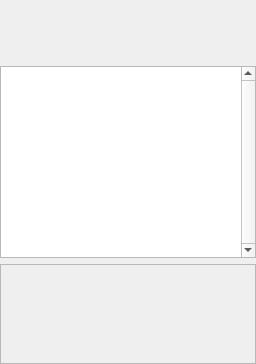
<?xml version="1.0" encoding="UTF-8"?>
<ui version="4.0">
 <class>CStatusMessagesDetail</class>
 <widget class="QFrame" name="CStatusMessagesDetail">
  <property name="windowTitle">
   <string>Status messages plus details</string>
  </property>
  <layout class="QVBoxLayout" name="vl_StatusMessages">
   <property name="leftMargin">
    <number>0</number>
   </property>
   <property name="topMargin">
    <number>0</number>
   </property>
   <property name="rightMargin">
    <number>0</number>
   </property>
   <property name="bottomMargin">
    <number>0</number>
   </property>
   <item>
    <widget class="swift::gui::filters::CStatusMessageFilterBar" name="filter_LogMessages">
     <property name="minimumSize">
      <size>
       <width>0</width>
       <height>60</height>
      </size>
     </property>
    </widget>
   </item>
   <item>
    <widget class="swift::gui::views::CStatusMessageView" name="tvp_StatusMessages">
     <property name="whatsThis">
      <string>Status message log view</string>
     </property>
     <property name="verticalScrollBarPolicy">
      <enum>Qt::ScrollBarAlwaysOn</enum>
     </property>
     <property name="selectionMode">
      <enum>QAbstractItemView::SingleSelection</enum>
     </property>
     <property name="selectionBehavior">
      <enum>QAbstractItemView::SelectRows</enum>
     </property>
     <attribute name="verticalHeaderVisible">
      <bool>false</bool>
     </attribute>
    </widget>
   </item>
   <item>
    <widget class="swift::gui::components::CStatusMessageForm" name="form_StatusMessage">
     <property name="sizePolicy">
      <sizepolicy hsizetype="Preferred" vsizetype="Fixed">
       <horstretch>0</horstretch>
       <verstretch>0</verstretch>
      </sizepolicy>
     </property>
     <property name="minimumSize">
      <size>
       <width>0</width>
       <height>100</height>
      </size>
     </property>
     <property name="maximumSize">
      <size>
       <width>16777215</width>
       <height>100</height>
      </size>
     </property>
     <property name="frameShape">
      <enum>QFrame::StyledPanel</enum>
     </property>
     <property name="frameShadow">
      <enum>QFrame::Raised</enum>
     </property>
    </widget>
   </item>
  </layout>
 </widget>
 <customwidgets>
  <customwidget>
   <class>swift::gui::views::CStatusMessageView</class>
   <extends>QTableView</extends>
   <header>gui/views/statusmessageview.h</header>
  </customwidget>
  <customwidget>
   <class>swift::gui::components::CStatusMessageForm</class>
   <extends>QFrame</extends>
   <header>gui/components/statusmessageform.h</header>
   <container>1</container>
  </customwidget>
  <customwidget>
   <class>swift::gui::filters::CStatusMessageFilterBar</class>
   <extends>QFrame</extends>
   <header>gui/filters/statusmessagefilterbar.h</header>
   <container>1</container>
  </customwidget>
 </customwidgets>
 <resources/>
 <connections/>
</ui>
